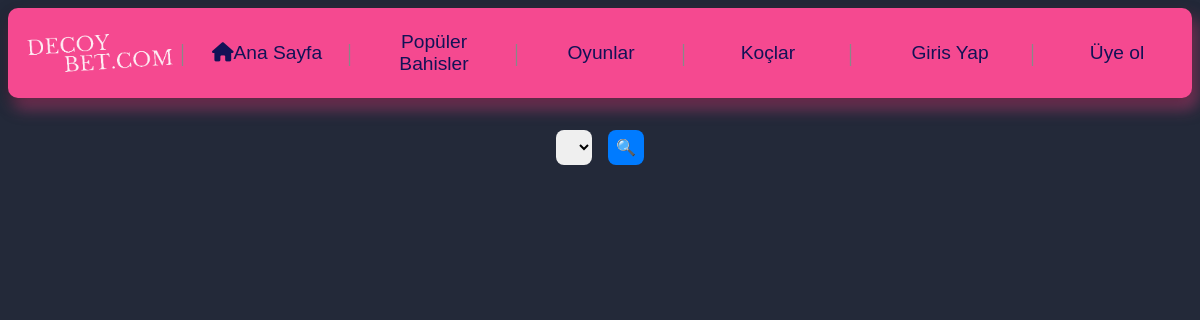
The app's page /list_posts, older data.
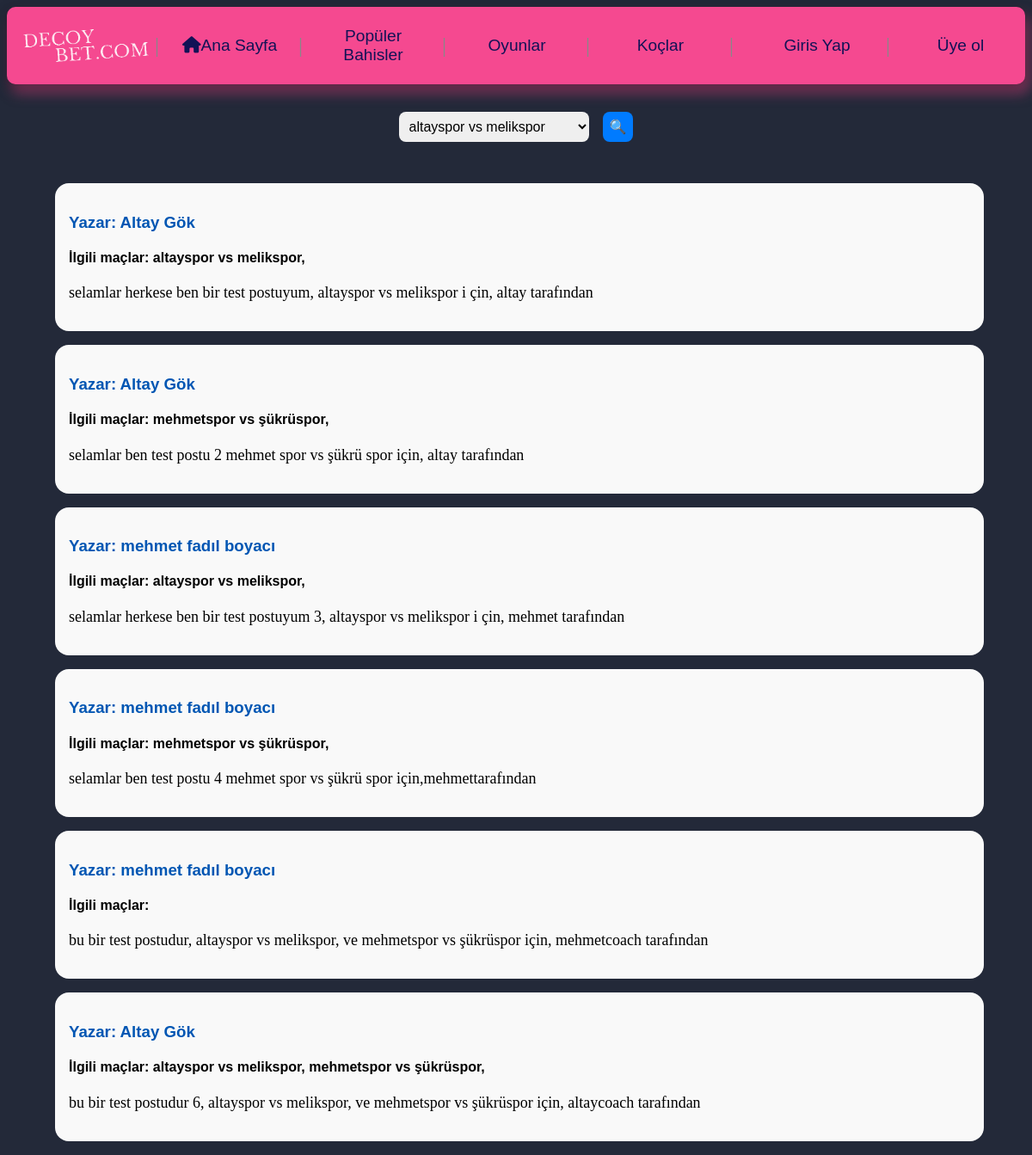
The same page, newer data.
### new_page/models.py (models this page shows, shortened)
class Post(models.Model):
    text = models.TextField(("Yorum"), max_length=600)
    Coach = models.ForeignKey(Coach, on_delete=models.CASCADE, default=1)
    match_tag = models.ManyToManyField(Match)

class Coach(models.Model):
    CoachLeague= models.CharField(("Lig Uzmanligi"), max_length=50)
    Coachİmage = models.ImageField((""),upload_to="static/pictures")
    Kullanici = models.OneToOneField(Kullanici, on_delete=models.CASCADE)
    is_featured = models.BooleanField(default=False)

class Kullanici(AbstractUser):
    balance = models.FloatField(blank=True,null=False, default=0)

class Match(models.Model):
    team1 = models.CharField(max_length=100)
    team2 = models.CharField(max_length=100)
    minumum_bet_amount = models.PositiveIntegerField(default =1)
    match_date = models.DateField()
    odds_team1 = models.FloatField()
    odds_draw = models.FloatField()
    odds_team2 = models.FloatField()
    is_featured = models.BooleanField(default=False)

### new_page/views.py (the view)
# urls.py: path('list_posts', PostCall, name='postCall'),
def PostCall(request: HttpRequest):
    if request.method == "GET":
        Posts = Post.objects.all()
        coach = request.GET.get('Coach')
        match_tag = request.GET.get('match_tag')
        if request.GET:
            if coach:
                Posts = Posts.filter(Coach_id=coach)
            if match_tag:
                Posts = Posts.filter(match_tag__id=match_tag)
        match_tags = Match.objects.filter(post__in=Posts).distinct()
        return render(request, 'posts.html', {'posts' : Posts, 'match_tags': match_tags, 'coach':coach})
    else:
        messages.error(request, 'Geçersiz Method')
        return redirect('homepage')

### templates/posts.html (shortened to what this page needs)
<!DOCTYPE html>
<html lang="en">
{% extends "header.html" %}
{% load static %}
{% block content %}
<head>
</head>
<body>
    <div id="posts-html">
        <div class="search-bar">
            <select class="post-select" name="match_tag_select" id="match_tag_select">
                {% for mac in match_tags %}
                <option value="{{mac.id}}">{{mac.team1}} vs {{mac.team2}}</option>
                {% endfor %}
            </select>
            <button class="post-search-btn" onclick="filter_posts('{{coach}}')" >&#128269</button>
            </div>
            <ul>
            {% for post in posts %}
                <li class="post-li-item">
                    <h3>Yazar: {{post.Coach.Kullanici.first_name}} {{post.Coach.Kullanici.last_name}}</h3>
                    <h4>İlgili maçlar:
                        {% for mac in post.match_tag.all %}
                        {{mac.team1}} vs {{mac.team2}},
                        {% endfor %}
                    </h4>
                    <p>{{post.text}}</p>
                </li>
            {% endfor %}
           </ul>
    </div>
</body>
{% endblock content %}

Row changes from the older to the newer data that the page shows:
added Post: Coach.Kullanici.first_name "Altay", Coach.Kullanici.last_name "Gök", text "selamlar herkese ben bir test postuyum, altayspor vs melikspor i çin, altay tarafından"
now on this page (row edited): Match: team1 "altayspor", team2 "melikspor"
added Post: Coach.Kullanici.first_name "Altay", Coach.Kullanici.last_name "Gök", text "selamlar ben test postu 2 mehmet spor vs şükrü spor için, altay tarafından"
added Match: team1 "mehmetspor", team2 "şükrüspor"
added Post: Coach.Kullanici.first_name "mehmet fadıl", Coach.Kullanici.last_name "boyacı", text "selamlar herkese ben bir test postuyum 3, altayspor vs melikspor i çin, mehmet tarafından"
added Post: Coach.Kullanici.first_name "mehmet fadıl", Coach.Kullanici.last_name "boyacı", text "selamlar ben test postu 4 mehmet spor vs şükrü spor için,mehmettarafından"
added Post: Coach.Kullanici.first_name "mehmet fadıl", Coach.Kullanici.last_name "boyacı", text "bu bir test postudur, altayspor vs melikspor, ve mehmetspor vs şükrüspor için, mehmetcoach tarafından"
added Post: Coach.Kullanici.first_name "Altay", Coach.Kullanici.last_name "Gök", text "bu bir test postudur 6, altayspor vs melikspor, ve mehmetspor vs şükrüspor için, altaycoach tarafından"
Text that changed along with them:
form field match_tag_select: (not shown) → "altayspor vs melikspor"
